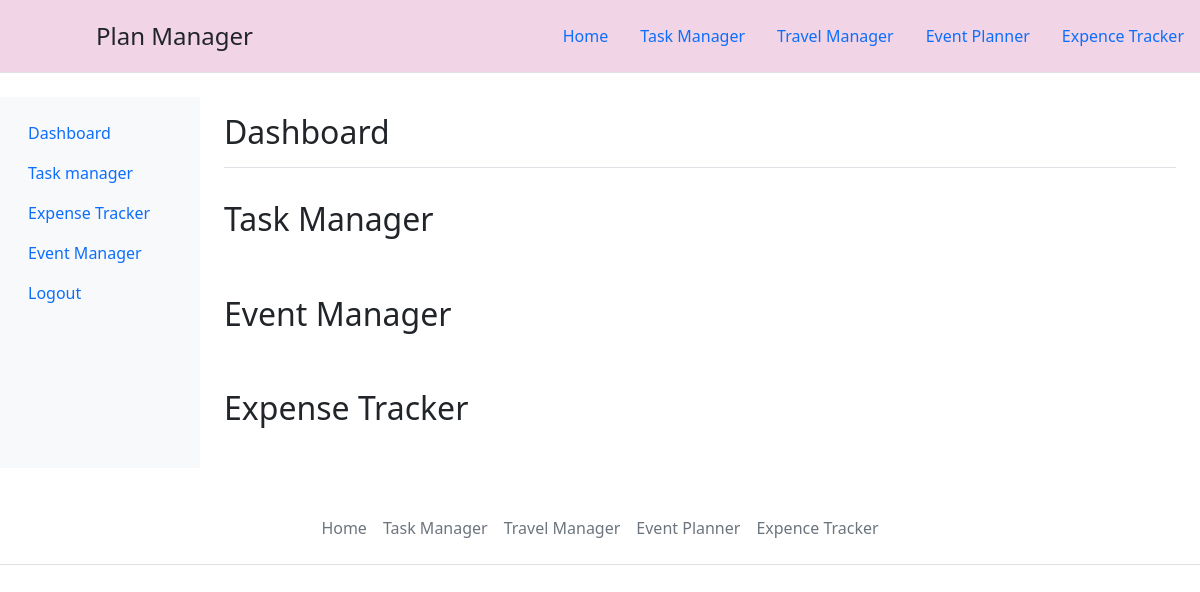
Before: /dashboard/ with the older database file.
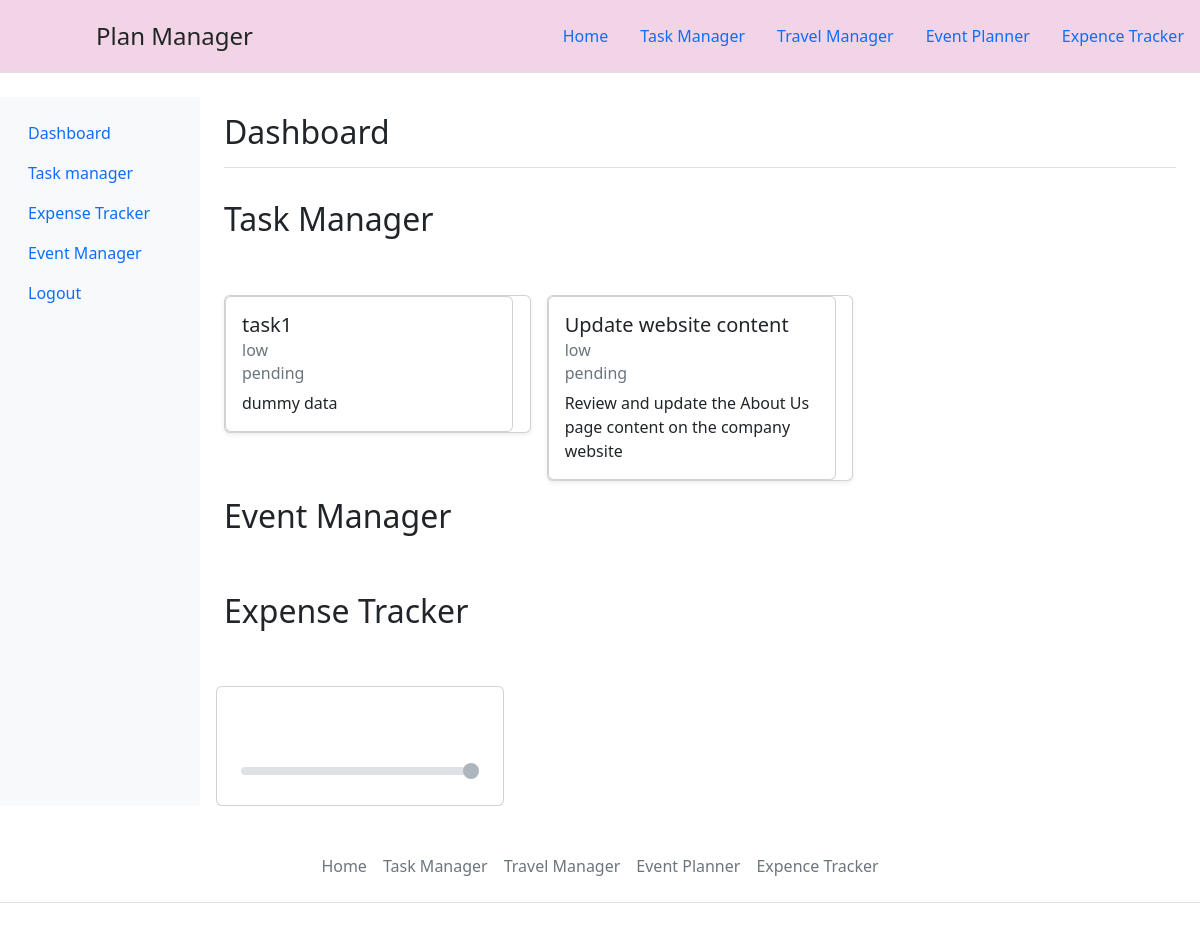
After: the same page with the newer database file.
### task_manager/models.py (models this page shows, shortened)
class Task(models.Model):
    user = models.ForeignKey(User, on_delete=models.CASCADE)
    title = models.TextField()
    desc = models.TextField()
    start_date = models.DateField(null=False)
    end_date = models.DateField(null=False)
    priority =models.CharField(max_length=10)
    status = models.CharField(max_length=10)

### expense_tracker/models.py (models this page shows, shortened)
class Expense(models.Model):
    user = models.ForeignKey(User, on_delete=models.CASCADE)
    category = models.CharField(max_length=100, )
    amount = models.DecimalField(max_digits=10, decimal_places=2)
    date = models.DateField(auto_now_add=True)

### home/views.py (the view)
# urls.py: path('dashboard/', views.dashboard, name="dashboard"),
def dashboard(request):
    users = request.user
    expenses = Expense.objects.all()
    events = Event.objects.all()
    tasks = Task.objects.all()
    return render(request, "dashboard.html", {'expenses':expenses, 'events': events, 'tasks':tasks})

### home/templates/dashboard.html (shortened to what this page needs)
{% extends "base.html" %}
{% block body %}
    <div class="container-fluid">
    <div class="row">
        <nav id="sidebarMenu" class="col-md-3 col-lg-2 d-md-block bg-light sidebar collapse">
            <div class="position-sticky pt-3 sidebar-sticky">
                <ul class="nav flex-column">
                <li class="nav-item">
                    <a class="nav-link active" aria-current="page" href="/">
                    Dashboard
                    </a>
                </li>
                <li class="nav-item">
                    <a class="nav-link" href="/task">
                    Task manager
                    </a>
                </li>
                <li class="nav-item">
                    <a class="nav-link" href="/expense">
                    Expense Tracker
                    </a>
                </li>
                <li class="nav-item">
                    <a class="nav-link" href="/event">
                    Event Manager
                    </a>
                </li>
                <li class="nav-item">
                    <a class="nav-link" href="/logout">
                    Logout
                    </a>
                </li>
            </div>
        </nav>
        <main class="col-md-9 ms-sm-auto col-lg-10 px-md-4"><div class="chartjs-size-monitor"><div class="chartjs-size-monitor-expand"><div class=""></div></div><div class="chartjs-size-monitor-shrink"><div class=""></div></div></div>
            <div class="d-flex justify-content-between flex-wrap flex-md-nowrap align-items-center pt-3 pb-2 mb-3 border-bottom">
                <h1 class="h2">Dashboard</h1>
            </div>
            <div class="pb-5 pt-3"><h2>Task Manager</h2></div>
            <div class="row row-cols-1 row-cols-sm-2 row-cols-md-3 g-3">
                {% for task in tasks %}
                    <div class="col">
                    <div class="card shadow-sm" >
                        <div class="card" style="width: 18rem;">
                        <div class="card-body">
                            <h5 class="card-title">{{task.title}}</h5>
                            <h6 class="card-subtitle mb-2 text-muted">{{task.priority}}</h6>
                            <h6 class="card-subtitle mb-2 text-muted">{{task.status}}</h6>
                            <p class="card-text">{{task.desc}}</p>
                        </div>
                        </div>
                    </div>
                    </div>
                {% endfor %}
            </div>
            <div class="pb-5 pt-3"><h2>Event Manager</h2></div>
            <div class="pb-5 pt-3"><h2>Expense Tracker</h2></div>
            <div class="row row-cols-1 row-cols-sm-2 row-cols-md-3 g-3">
                {% for expense in expenses %}
                    <div class="card" style="width: 18rem;">
                        <div class="card-body">
                            <div class="form-group">
                                <div class="distance">
                                </div>
                                <input type="range" value="{{expense.amount}}" min="1" max="{{expense.sum}}" oninput="this.nextElementSibling.value = this.value" class="form-range" disabled>
                            </div>
                        </div>
                    </div>
                {%endfor%}
            </div>
        </main>
    </div>
    </div>
{% endblock body %}

### event_manager/templates/base.html (shortened to what this page needs)
<!doctype html>
<html lang="en">
  <head>
    <link rel="stylesheet" href="https://cdn.jsdelivr.net/npm/bootstrap-icons@1.10.5/font/bootstrap-icons.css">
    <link href="https://cdn.jsdelivr.net/npm/bootstrap@5.2.3/dist/css/bootstrap.min.css" rel="stylesheet">
  </head>
  <body>
    <header class="d-flex flex-wrap justify-content-center py-3 mb-4 border-bottom" style="background: #F1D4E5;">
      <a href="/" class="d-flex align-items-center mb-3 mb-md-0 me-md-auto text-dark text-decoration-none">
        <svg class="bi me-2" width="40" height="32"><use xlink:href="#bootstrap"></use></svg>
        <span class="fs-4 ps-5">Plan Manager</span>
      </a>
      <ul class="nav nav-pills">
        <li class="nav-item"><a href="/" class="nav-link">Home</a></li>
        <li class="nav-item"><a href="/task" class="nav-link">Task Manager</a></li>
        <li class="nav-item"><a href="/travel" class="nav-link">Travel Manager</a></li>
        <li class="nav-item"><a href="/event" class="nav-link">Event Planner</a></li>
        <li class="nav-item"><a href="/expense" class="nav-link">Expence Tracker</a></li>
      </ul>
    </header>
    {% block body %}
    {% endblock body %}
    <footer class="py-3 my-4">
        <ul class="nav justify-content-center border-bottom pb-3 mb-3">
        <li class="nav-item"><a href="/" class="nav-link px-2 text-muted">Home</a></li>
        <li class="nav-item"><a href="/task" class="nav-link px-2 text-muted">Task Manager</a></li>
        <li class="nav-item"><a href="/travel" class="nav-link px-2 text-muted">Travel Manager</a></li>
        <li class="nav-item"><a href="/event" class="nav-link px-2 text-muted">Event Planner</a></li>
        <li class="nav-item"><a href="/expense" class="nav-link px-2 text-muted">Expence Tracker</a></li>
        </ul>
  </footer>
  </body>
</html>

Changed rows visible on the page:
added Task: title "task1", priority "low", status "pending", desc "dummy data"
added Task: title "Update website content", priority "low", status "pending", desc "Review and update the About Us page content on the company website"
added Expense: amount "100"
